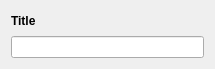
<?xml version="1.0" encoding="UTF-8"?>
<ui version="4.0">
 <class>TitleComponent</class>
 <widget class="QFrame" name="TitleComponent">
  <property name="geometry">
   <rect>
    <x>0</x>
    <y>0</y>
    <width>215</width>
    <height>69</height>
   </rect>
  </property>
  <property name="sizePolicy">
   <sizepolicy hsizetype="Preferred" vsizetype="Fixed">
    <horstretch>0</horstretch>
    <verstretch>0</verstretch>
   </sizepolicy>
  </property>
  <property name="windowTitle">
   <string>Frame</string>
  </property>
  <layout class="QVBoxLayout" name="verticalLayout">
   <item>
    <widget class="QLabel" name="w_label">
     <property name="font">
      <font>
       <bold>true</bold>
      </font>
     </property>
     <property name="text">
      <string>Title</string>
     </property>
    </widget>
   </item>
   <item>
    <widget class="QLineEdit" name="w_title_line_edit"/>
   </item>
  </layout>
 </widget>
 <resources/>
 <connections/>
</ui>
